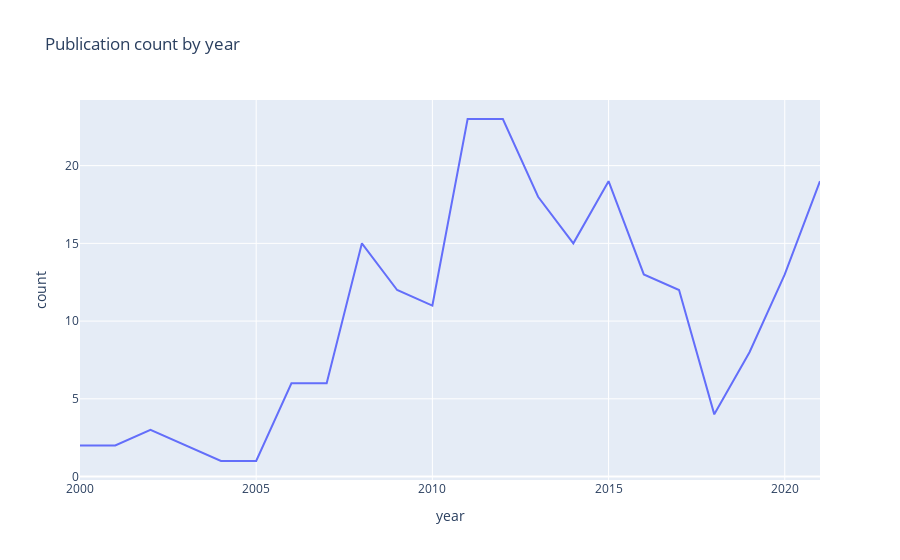

This figure's notebook cell:
### Code cell
## Convert the data to counts and create a dataframe
temp = dat['Publication Year'].value_counts().reset_index()
temp = temp.rename(columns = {"index" : "year", "Publication Year" : "count"}).sort_values("year")
fit = px.line(temp, x = "year", y = "count", title = "Publication count by year")
fit.show()

### Figure 1 — Plotly figure (JSON) as saved in the notebook; plotly's stock layout.template omitted (floating-point values rounded to 4 significant figures)
{"data": [{"hovertemplate": "year=%{x}<br>count=%{y}<extra></extra>", "legendgroup": "", "line": {"color": "#636efa", "dash": "solid"}, "marker": {"symbol": "circle"}, "mode": "lines", "name": "", "orientation": "v", "showlegend": false, "type": "scatter", "x": [2000, 2001, 2002, 2003, 2004, 2005, 2006, 2007, 2008, 2009, 2010, 2011, 2012, 2013, 2014, 2015, 2016, 2017, 2018, 2019, 2020, 2021], "xaxis": "x", "y": [2, 2, 3, 2, 1, 1, 6, 6, 15, 12, 11, 23, 23, 18, 15, 19, 13, 12, 4, 8, 13, 19], "yaxis": "y"}], "layout": {"autosize": true, "legend": {"tracegroupgap": 0}, "title": {"text": "Publication count by year"}, "xaxis": {"anchor": "y", "autorange": true, "domain": [0, 1], "range": [2000, 2021], "title": {"text": "year"}, "type": "linear"}, "yaxis": {"anchor": "x", "autorange": true, "domain": [0, 1], "range": [-0.2222, 24.22], "title": {"text": "count"}, "type": "linear"}}}
